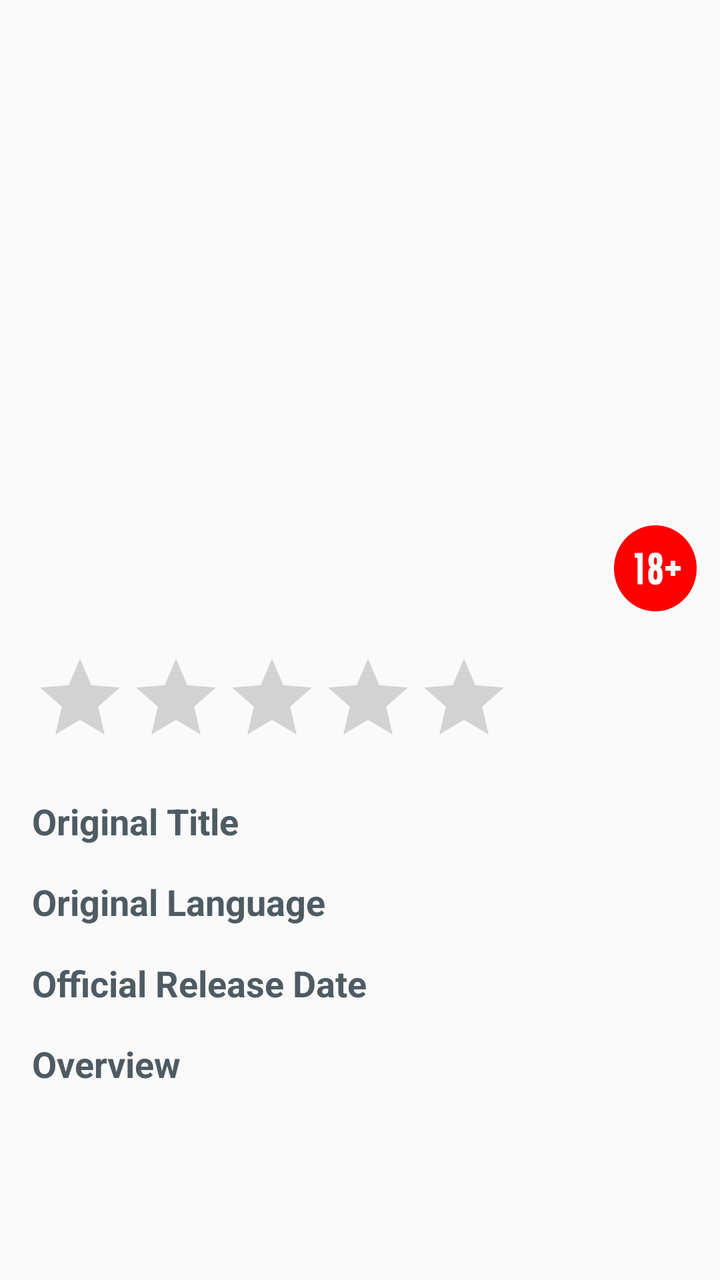
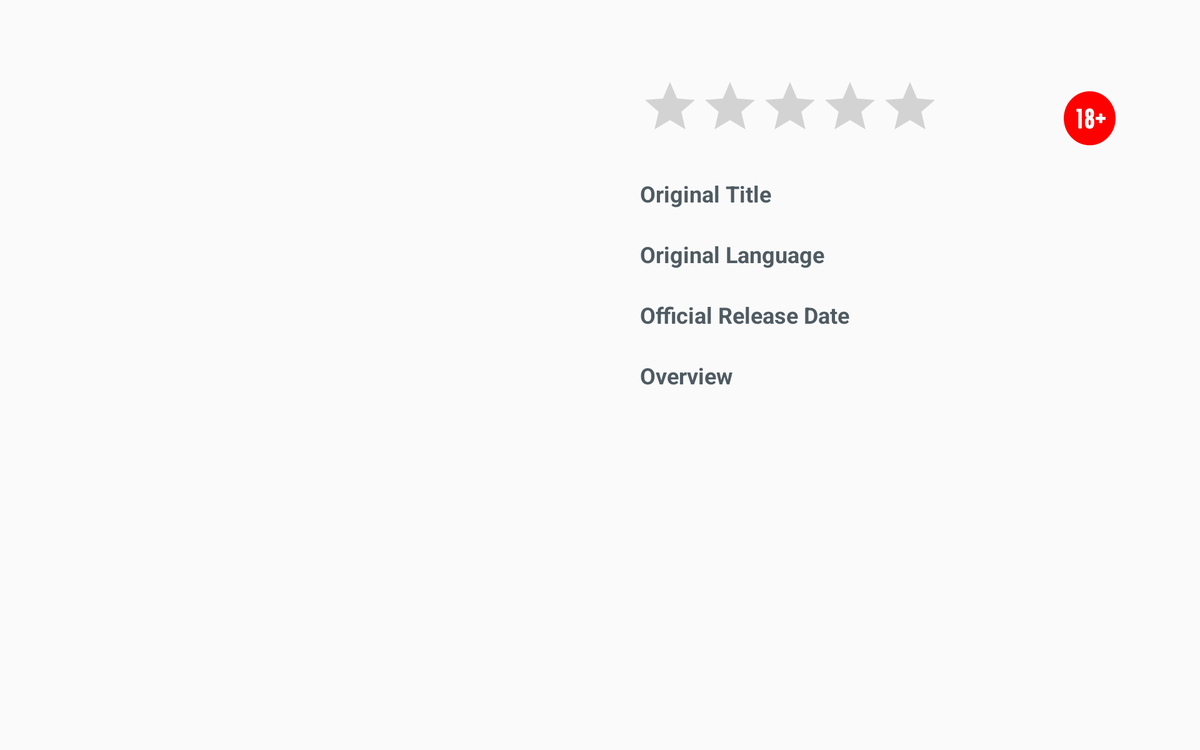

Two renders of one Android screen. The first uses the default layout on a phone; the second uses the alternative layout the repository ships for a different screen configuration, on a matching device. The two XML files are below.
<!-- AndroidManifest.xml: application theme AppTheme -->
<!-- res/layout/activity_details.xml -->
<?xml version="1.0" encoding="utf-8"?>
<ScrollView
    xmlns:android="http://schemas.android.com/apk/res/android"
    xmlns:app="http://schemas.android.com/apk/res-auto"
    xmlns:tools="http://schemas.android.com/tools"
    android:fillViewport="true"
    android:layout_width="match_parent"
    android:layout_height="match_parent">
    <android.support.constraint.ConstraintLayout
        android:paddingBottom="@dimen/standard_margin"
        android:layout_width="match_parent"
        android:layout_height="wrap_content">

        <ImageView
            android:id="@+id/iv_backdrop"
            android:layout_width="match_parent"
            android:layout_height="280dp"
            android:scaleType="centerCrop"
            android:contentDescription="@string/poster"
            app:layout_constraintEnd_toEndOf="parent"
            app:layout_constraintStart_toStartOf="parent"
            app:layout_constraintTop_toTopOf="parent"  />

        <ImageView
            android:id="@+id/iv_badge"
            android:layout_width="wrap_content"
            android:layout_height="wrap_content"
            android:layout_marginEnd="8dp"
            android:layout_marginTop="260dp"
            android:contentDescription="@string/age_rating"
            app:layout_constraintEnd_toEndOf="parent"
            app:layout_constraintTop_toTopOf="@+id/iv_backdrop"
            app:srcCompat="@mipmap/age_badge" />

        <TextView
            android:id="@+id/tv_title"
            android:layout_width="0dp"
            android:layout_height="wrap_content"
            android:layout_marginEnd="8dp"
            android:layout_marginStart="16dp"
            android:layout_marginTop="8dp"
            android:inputType="textMultiLine"
            android:textAppearance="@style/TextAppearance.AppCompat.Large"
            android:textColor="@color/colorAccent"
            app:layout_constraintEnd_toStartOf="@+id/iv_badge"
            app:layout_constraintStart_toStartOf="parent"
            app:layout_constraintTop_toBottomOf="@+id/iv_backdrop"
            tools:ignore="TextViewEdits" />

        <RatingBar
            android:id="@+id/ratingBar"
            android:layout_width="wrap_content"
            android:layout_height="wrap_content"
            android:layout_marginTop="8dp"
            android:stepSize="0.1"
            app:layout_constraintStart_toStartOf="@+id/tv_title"
            app:layout_constraintTop_toBottomOf="@+id/tv_title" />

        <TextView
            android:id="@+id/tv_label_original_title"
            android:layout_width="wrap_content"
            android:layout_height="wrap_content"
            android:layout_marginTop="16dp"
            android:text="@string/title_label"
            android:textAppearance="@style/TextAppearance.AppCompat.Medium.Inverse"
            android:textColor="@color/colorAccent"
            android:textStyle="bold"
            app:layout_constraintStart_toStartOf="@+id/ratingBar"
            app:layout_constraintTop_toBottomOf="@+id/ratingBar" />

        <TextView
            android:id="@+id/tv_label_original_language"
            android:layout_width="wrap_content"
            android:layout_height="wrap_content"
            android:layout_marginTop="16dp"
            android:text="@string/language_label"
            android:textAppearance="@style/TextAppearance.AppCompat.Medium.Inverse"
            android:textColor="@color/colorAccent"
            android:textStyle="bold"
            app:layout_constraintStart_toStartOf="@+id/tv_label_original_title"
            app:layout_constraintTop_toBottomOf="@+id/tv_original_title" />

        <TextView
            android:id="@+id/tv_label_release"
            android:layout_width="wrap_content"
            android:layout_height="wrap_content"
            android:layout_marginTop="16dp"
            android:text="@string/release_label"
            android:textAppearance="@style/TextAppearance.AppCompat.Medium.Inverse"
            android:textColor="@color/colorAccent"
            android:textStyle="bold"
            app:layout_constraintStart_toStartOf="@+id/tv_label_original_language"
            app:layout_constraintTop_toBottomOf="@+id/tv_original_language" />

        <TextView
            android:id="@+id/tv_label_overview"
            android:layout_width="wrap_content"
            android:layout_height="wrap_content"
            android:layout_marginTop="16dp"
            android:text="@string/overview_label"
            android:textAppearance="@style/TextAppearance.AppCompat.Medium.Inverse"
            android:textColor="@color/colorAccent"
            android:textStyle="bold"
            app:layout_constraintStart_toStartOf="@+id/tv_label_release"
            app:layout_constraintTop_toBottomOf="@+id/tv_label_release" />

        <TextView
            android:id="@+id/tv_overview"
            android:layout_width="match_parent"
            android:layout_height="wrap_content"
            android:layout_marginEnd="8dp"
            android:layout_marginStart="16dp"
            android:layout_marginTop="8dp"
            app:layout_constraintEnd_toEndOf="parent"
            app:layout_constraintHorizontal_bias="0.0"
            app:layout_constraintStart_toStartOf="@+id/tv_label_overview"
            app:layout_constraintTop_toBottomOf="@+id/tv_label_overview" />

        <TextView
            android:id="@+id/tv_original_title"
            android:layout_width="0dp"
            android:layout_height="wrap_content"
            android:textAppearance="@style/TextAppearance.AppCompat.Medium.Inverse"
            android:textColor="@color/colorAccent"
            android:layout_marginEnd="8dp"
            android:layout_marginStart="16dp"
            app:layout_constraintEnd_toEndOf="parent"
            app:layout_constraintHorizontal_bias="0.0"
            app:layout_constraintStart_toEndOf="@+id/tv_label_original_title"
            app:layout_constraintTop_toTopOf="@+id/tv_label_original_title" />

        <TextView
            android:id="@+id/tv_original_language"
            android:layout_width="0dp"
            android:layout_height="wrap_content"
            android:layout_marginBottom="8dp"
            android:layout_marginEnd="8dp"
            android:layout_marginStart="16dp"
            android:layout_marginTop="4dp"
            android:textAppearance="@style/TextAppearance.AppCompat.Medium.Inverse"
            android:textColor="@color/colorAccent"
            app:layout_constraintBottom_toBottomOf="@+id/tv_label_original_language"
            app:layout_constraintEnd_toEndOf="parent"
            app:layout_constraintHorizontal_bias="0.0"
            app:layout_constraintStart_toEndOf="@+id/tv_label_original_language"
            app:layout_constraintTop_toTopOf="@+id/tv_label_original_language"
            app:layout_constraintVertical_bias="0.333" />

        <TextView
            android:id="@+id/tv_release_date"
            android:layout_width="0dp"
            android:layout_height="wrap_content"
            android:layout_marginEnd="16dp"
            android:layout_marginStart="16dp"
            android:layout_marginTop="8dp"
            android:textAppearance="@style/TextAppearance.AppCompat.Medium.Inverse"
            android:textColor="@color/colorAccent"
            app:layout_constraintBottom_toBottomOf="@+id/tv_label_release"
            app:layout_constraintEnd_toEndOf="parent"
            app:layout_constraintHorizontal_bias="0.0"
            app:layout_constraintStart_toEndOf="@+id/tv_label_release"
            app:layout_constraintTop_toTopOf="@+id/tv_label_release"
            app:layout_constraintVertical_bias="1.0" />
    </android.support.constraint.ConstraintLayout>
</ScrollView>
<!-- resources referenced by this layout -->
<resources>
  <color name="colorAccent">#4f5b62</color>
  <dimen name="standard_margin">16dp</dimen>
  <!-- mipmap age_badge: png bitmap (mipmap-hdpi, 20153 bytes) -->
  <string name="age_rating">Age rating badge</string>
  <string name="language_label">Original Language</string>
  <string name="overview_label">Overview</string>
  <string name="poster">Movie Poster</string>
  <string name="release_label">Official Release Date</string>
  <string name="title_label">Original Title</string>
  <style name="AppTheme" parent="Theme.AppCompat.Light.DarkActionBar">
          
          <item name="colorPrimary">@color/colorPrimary</item>
          <item name="colorPrimaryDark">@color/colorPrimaryDark</item>
          <item name="colorAccent">@color/colorAccent</item>
          <item name="android:textColorPrimary">@color/primaryTextColor</item>
      </style>
  <color name="colorPrimary">#263238</color>
  <color name="colorPrimaryDark">#000a12</color>
  <color name="primaryTextColor">#ffffff</color>
</resources>
<!-- res/layout-sw600dp-land/activity_details.xml (the repository's variant of the layout above) -->
<!-- drawn on a 7-inch tablet turned sideways -->
<?xml version="1.0" encoding="utf-8"?>
<android.support.constraint.ConstraintLayout xmlns:android="http://schemas.android.com/apk/res/android"
    xmlns:app="http://schemas.android.com/apk/res-auto"
    xmlns:tools="http://schemas.android.com/tools"
    android:layout_width="match_parent"
    android:layout_height="match_parent"
    android:paddingStart="0dp"
    android:paddingEnd="@dimen/standard_margin">

    <ImageView
        android:id="@+id/iv_backdrop"
        android:layout_width="480dp"
        android:layout_height="match_parent"
        android:layout_marginBottom="8dp"
        android:layout_marginStart="8dp"
        android:layout_marginTop="8dp"
        android:contentDescription="@string/poster"
        android:scaleType="centerCrop"
        app:layout_constraintBottom_toBottomOf="parent"
        app:layout_constraintStart_toStartOf="parent"
        app:layout_constraintTop_toTopOf="parent"
        app:layout_constraintVertical_bias="0.0" />

    <ImageView
        android:id="@+id/iv_badge"
        android:layout_width="wrap_content"
        android:layout_height="wrap_content"
        android:layout_marginEnd="48dp"
        android:layout_marginTop="8dp"
        android:contentDescription="@string/age_rating"
        app:layout_constraintBottom_toBottomOf="@+id/ratingBar"
        app:layout_constraintEnd_toEndOf="parent"
        app:layout_constraintTop_toTopOf="@+id/ratingBar"
        app:layout_constraintVertical_bias="1.0"
        app:srcCompat="@mipmap/age_badge" />

    <TextView
        android:id="@+id/tv_title"
        android:layout_width="0dp"
        android:layout_height="wrap_content"
        android:layout_marginStart="24dp"
        android:layout_marginTop="16dp"
        android:inputType="textMultiLine"
        android:textAppearance="@style/TextAppearance.AppCompat.Large"
        android:textColor="@color/colorAccent"
        app:layout_constraintStart_toEndOf="@+id/iv_backdrop"
        app:layout_constraintTop_toTopOf="parent"
        tools:ignore="TextViewEdits" />

    <RatingBar
        android:id="@+id/ratingBar"
        android:layout_width="wrap_content"
        android:layout_height="wrap_content"
        android:layout_marginTop="16dp"
        android:stepSize="0.1"
        app:layout_constraintStart_toStartOf="@+id/tv_title"
        app:layout_constraintTop_toBottomOf="@+id/tv_title" />

    <TextView
        android:id="@+id/tv_label_original_title"
        android:layout_width="wrap_content"
        android:layout_height="wrap_content"
        android:layout_marginTop="24dp"
        android:text="@string/title_label"
        android:textAppearance="@style/TextAppearance.AppCompat.Medium.Inverse"
        android:textColor="@color/colorAccent"
        android:textStyle="bold"
        app:layout_constraintStart_toStartOf="@+id/ratingBar"
        app:layout_constraintTop_toBottomOf="@+id/ratingBar" />

    <TextView
        android:id="@+id/tv_label_original_language"
        android:layout_width="wrap_content"
        android:layout_height="wrap_content"
        android:layout_marginTop="24dp"
        android:text="@string/language_label"
        android:textAppearance="@style/TextAppearance.AppCompat.Medium.Inverse"
        android:textColor="@color/colorAccent"
        android:textStyle="bold"
        app:layout_constraintStart_toStartOf="@+id/tv_label_original_title"
        app:layout_constraintTop_toBottomOf="@+id/tv_original_title" />

    <TextView
        android:id="@+id/tv_label_release"
        android:layout_width="wrap_content"
        android:layout_height="wrap_content"
        android:layout_marginTop="24dp"
        android:text="@string/release_label"
        android:textAppearance="@style/TextAppearance.AppCompat.Medium.Inverse"
        android:textColor="@color/colorAccent"
        android:textStyle="bold"
        app:layout_constraintStart_toStartOf="@+id/tv_label_original_language"
        app:layout_constraintTop_toBottomOf="@+id/tv_original_language" />

    <TextView
        android:id="@+id/tv_label_overview"
        android:layout_width="wrap_content"
        android:layout_height="wrap_content"
        android:layout_marginTop="24dp"
        android:text="@string/overview_label"
        android:textAppearance="@style/TextAppearance.AppCompat.Medium.Inverse"
        android:textColor="@color/colorAccent"
        android:textStyle="bold"
        app:layout_constraintStart_toStartOf="@+id/tv_label_release"
        app:layout_constraintTop_toBottomOf="@+id/tv_label_release" />

    <TextView
        android:id="@+id/tv_overview"
        android:layout_width="0dp"
        android:layout_height="wrap_content"
        android:layout_marginEnd="24dp"
        android:layout_marginTop="16dp"
        app:layout_constraintEnd_toEndOf="parent"
        app:layout_constraintStart_toStartOf="@+id/tv_label_overview"
        app:layout_constraintTop_toBottomOf="@+id/tv_label_overview" />

    <TextView
        android:id="@+id/tv_original_title"
        android:layout_width="0dp"
        android:layout_height="wrap_content"
        android:textAppearance="@style/TextAppearance.AppCompat.Medium.Inverse"
        android:textColor="@color/colorAccent"
        android:layout_marginEnd="24dp"
        android:layout_marginStart="16dp"
        app:layout_constraintEnd_toEndOf="parent"
        app:layout_constraintHorizontal_bias="0.0"
        app:layout_constraintStart_toEndOf="@+id/tv_label_original_title"
        app:layout_constraintTop_toTopOf="@+id/tv_label_original_title" />

    <TextView
        android:id="@+id/tv_original_language"
        android:layout_width="0dp"
        android:layout_height="wrap_content"
        android:layout_marginBottom="8dp"
        android:layout_marginEnd="24dp"
        android:layout_marginStart="16dp"
        android:layout_marginTop="8dp"
        android:textAppearance="@style/TextAppearance.AppCompat.Medium.Inverse"
        android:textColor="@color/colorAccent"
        app:layout_constraintBottom_toBottomOf="@+id/tv_label_original_language"
        app:layout_constraintEnd_toEndOf="parent"
        app:layout_constraintHorizontal_bias="0.0"
        app:layout_constraintStart_toEndOf="@+id/tv_label_original_language"
        app:layout_constraintTop_toTopOf="@+id/tv_label_original_language" />

    <TextView
        android:id="@+id/tv_release_date"
        android:layout_width="0dp"
        android:layout_height="wrap_content"
        android:textAppearance="@style/TextAppearance.AppCompat.Medium.Inverse"
        android:textColor="@color/colorAccent"
        android:layout_marginEnd="24dp"
        android:layout_marginStart="16dp"
        android:layout_marginTop="8dp"
        app:layout_constraintBottom_toBottomOf="@+id/tv_label_release"
        app:layout_constraintEnd_toEndOf="parent"
        app:layout_constraintHorizontal_bias="0.0"
        app:layout_constraintStart_toEndOf="@+id/tv_label_release"
        app:layout_constraintTop_toTopOf="@+id/tv_label_release"
        app:layout_constraintVertical_bias="1.0" />
</android.support.constraint.ConstraintLayout>
